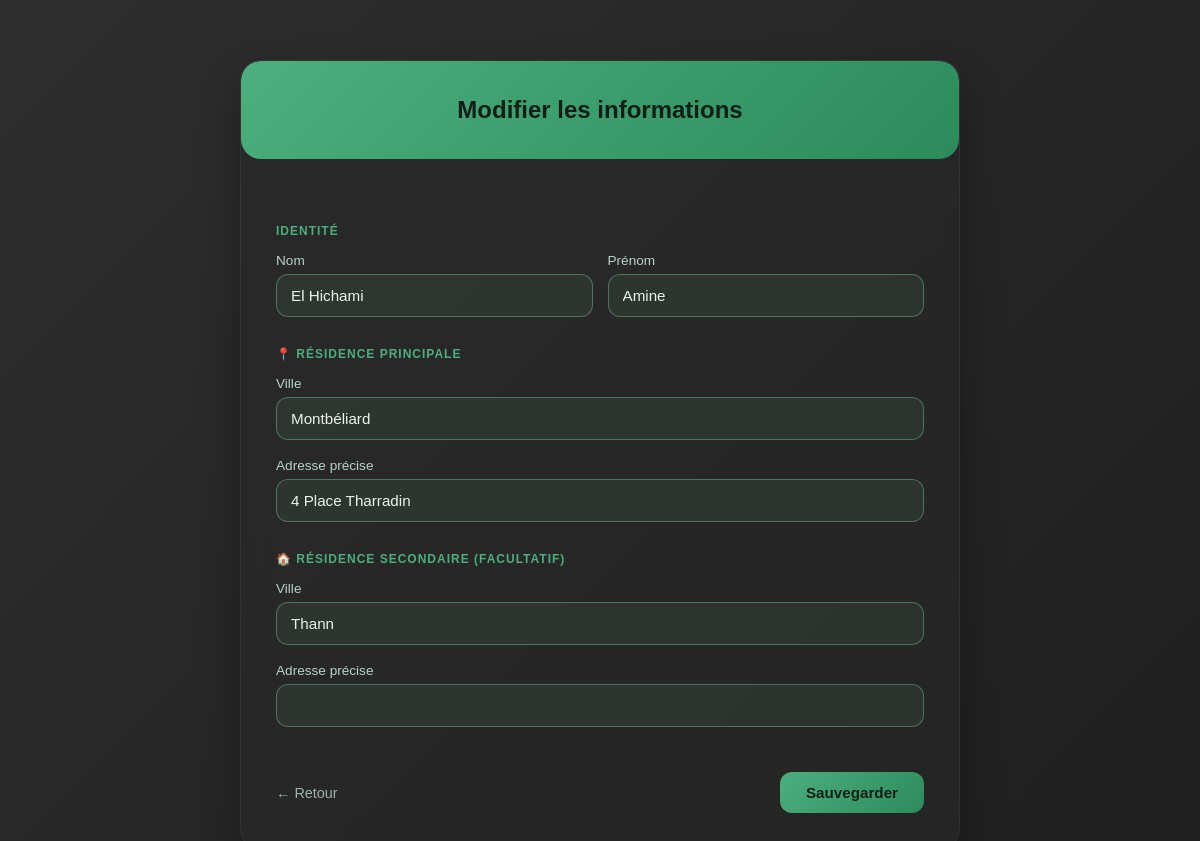
/modifier/4, run on an earlier commit of the app's database.
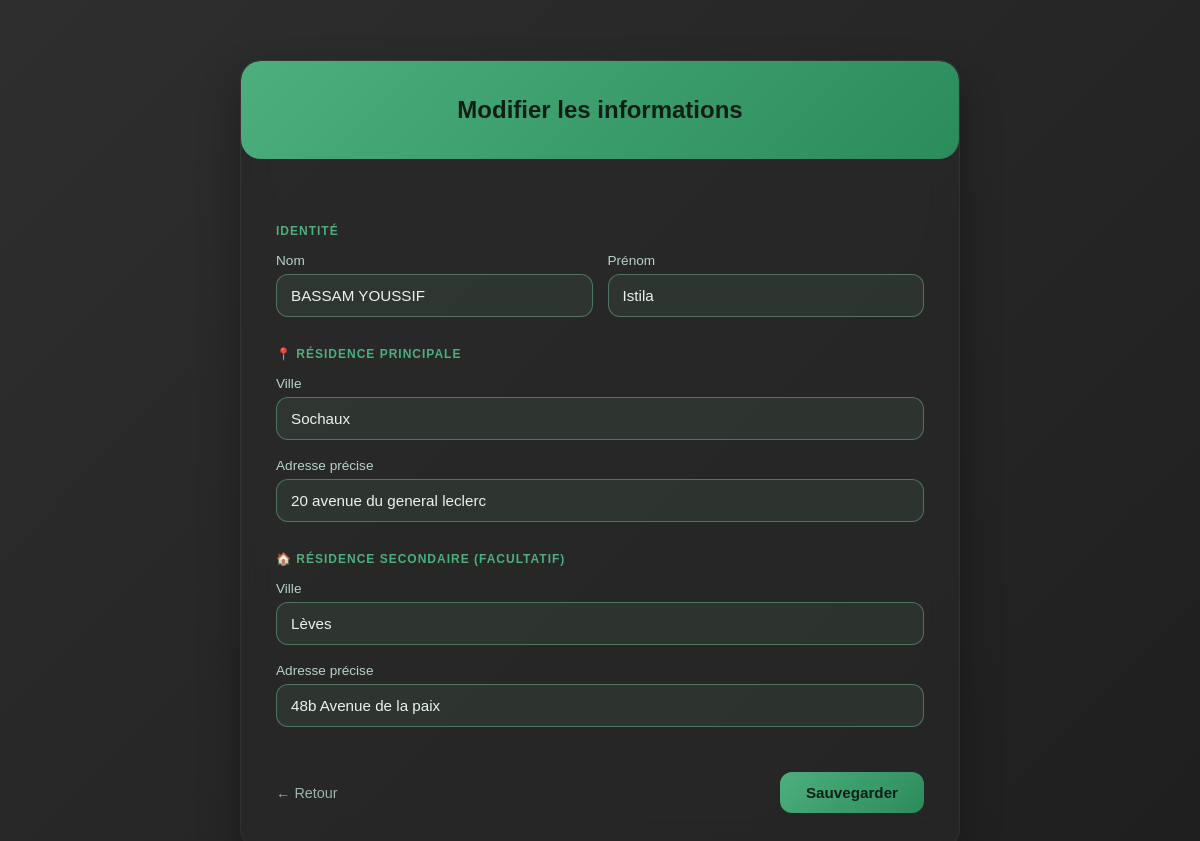
And on a later commit of the database.
### tables this page shows
CREATE TABLE etudiants (
        id INTEGER PRIMARY KEY AUTOINCREMENT,
        nom TEXT NOT NULL,
        prenom TEXT NOT NULL
    );

CREATE TABLE residences (
        id INTEGER PRIMARY KEY AUTOINCREMENT,
        etudiant_id INTEGER,
        ville TEXT NOT NULL,
        adresse TEXT,
        type TEXT,
        date_debut TEXT,
        date_fin TEXT,
        lat REAL,
        lon REAL,
        FOREIGN KEY (etudiant_id) REFERENCES etudiants(id)
    );

### app.py (the view, shortened to what this page needs)
@app.route('/modifier/<int:etudiant_id>', methods=['GET', 'POST'])
def modifier(etudiant_id):
    conn = get_db_connection()
    student = conn.execute('SELECT * FROM etudiants WHERE id = ?', (etudiant_id,)).fetchone()
    residences = conn.execute('SELECT * FROM residences WHERE etudiant_id = ?', (etudiant_id,)).fetchall()
    conn.close()
    if not student:
        return redirect(url_for('index'))
    primary = None
    secondary = None
    for residence in residences:
        if residence['type'].lower().strip() == 'principale':
            primary = residence
        else:
            secondary = residence
    return render_template('modifier.html', student=student, primary=primary, secondary=secondary)

### app.py (called while the page is built, shortened)
def get_db_connection():
    conn = sqlite3.connect(DB_NAME)
    conn.row_factory = sqlite3.Row
    return conn

def get_current_user():
    if session.get('user_id'):
        user = get_user_by_username(session.get('username', ''))
        return user
    return None

@app.context_processor
def inject_current_user():
    return {'current_user': get_current_user()}

@app.before_request
def start_weather_updates():
    global weather_thread_started

### templates/modifier.html (shortened to what this page needs)
<!DOCTYPE html>
<html lang="fr">
<head>
</head>
<body>
<div class="conteneur">
    <div class="carte">
        <div class="entete-carte">
            <h2>Modifier les informations</h2>
        </div>
        <div class="corps-carte">
            <form method="POST" action="/modifier/{{ student['id'] }}">
                <div class="separateur">Identité</div>
                <div class="ligne">
                    <div class="colonne">
                        <label class="etiquette">Nom</label>
                        <input type="text" name="nom" class="champ" value="{{ student['nom'] }}" required>
                    </div>
                    <div class="colonne">
                        <label class="etiquette">Prénom</label>
                        <input type="text" name="prenom" class="champ" value="{{ student['prenom'] }}" required>
                    </div>
                </div>
                <div class="separateur">📍 Résidence Principale</div>
                <div class="marge-bas">
                    <label class="etiquette">Ville</label>
                    <input type="text" name="ville_p" class="champ" value="{{ primary['ville'] if primary else '' }}" placeholder="ex: Montbéliard" required>
                </div>
                <div class="marge-bas">
                    <label class="etiquette">Adresse précise</label>
                    <input type="text" name="adresse_p" class="champ" value="{{ primary['adresse'] if primary else '' }}" placeholder="ex: 4 Place Tharradin">
                </div>
                <div class="separateur">🏠 Résidence Secondaire (Facultatif)</div>
                <div class="marge-bas">
                    <label class="etiquette">Ville</label>
                    <input type="text" name="ville_s" class="champ" value="{{ secondary['ville'] if secondary else '' }}">
                </div>
                <div class="marge-bas">
                    <label class="etiquette">Adresse précise</label>
                    <input type="text" name="adresse_s" class="champ" value="{{ secondary['adresse'] if secondary else '' }}">
                </div>
                <div class="marge-haut actions">
                    <a href="/" class="lien">← Retour</a>
                    <button type="submit" class="bouton">Sauvegarder</button>
                </div>
            </form>
        </div>
    </div>
</div>
</body>
</html>

What changed in the data, as far as the page shows it:
no longer on this page (row edited): residences: ville_s "Thann"
changed etudiants: nom "El Hichami" → "BASSAM YOUSSIF"; prenom "Amine" → "Istila"
changed residences: ville_p "Montbéliard" → "Sochaux"; adresse_p "4 Place Tharradin" → "20 avenue du general leclerc"
added residences: ville_s "Lèves", adresse_s "48b Avenue de la paix"
